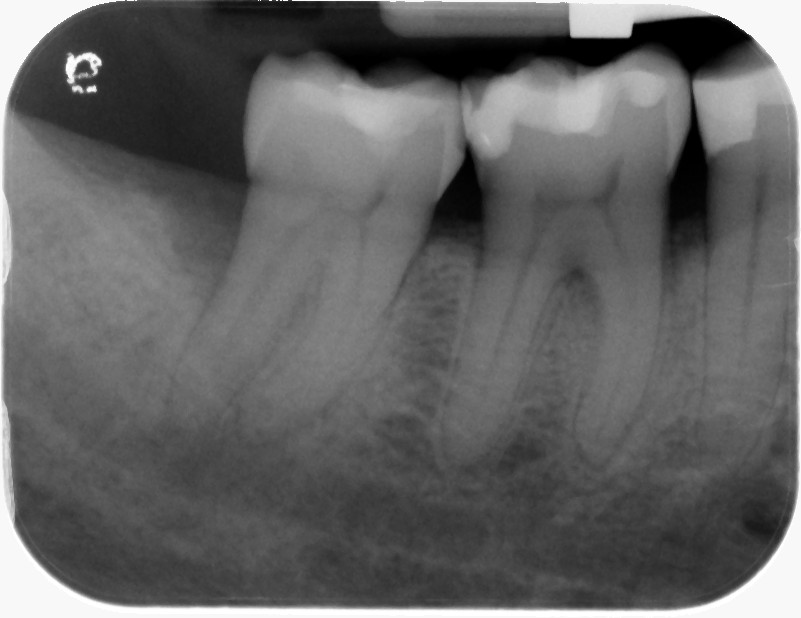
#> input picture sample_images/peri_images/sample_1.png, 801 x 618 px; its folder holds only this picture in this run
$ jupyter execute --allow-errors bone_area_tooth_cej_masks_from_peri.ipynb   (shell and % lines are left out)
#> lines starting #> are read from the running program, lines starting #| are printed output that depends on the picture
# Import Necessary Packages

[cell 1]
from IPython.display import display, Markdown, clear_output
import ipywidgets as widgets
import numpy as np
import tensorflow as tf
import cv2
import os
from tensorflow.keras import layers
from scipy.interpolate import splprep, splev
from tensorflow import keras
keras.backend.set_image_data_format('channels_last')
#> (this line was passed over: tensorflow is not available in this run)
import pandas as pd
import numpy
from pathlib import Path
from scipy.spatial import distance
import math
import sys
from scipy.ndimage import gaussian_filter
from random import choice
import time
import panel as pn
pn.extension()
#> (this line was passed over: panel is not available in this run)
#> further down, image is the input picture: shape (618, 801, 3); min 0, max 255, mean 99.3
from tensorflow.keras.models import Model, Sequential, load_model


from imutils import perspective
from scipy.spatial import distance as dist
import matplotlib.pyplot as plt
import cv2
import os
from PIL import Image
from scipy.spatial import distance

# Load function for pre and post processing

[cell 2]
# [105 lines left out: functions remove_text_file, find_start_position, find_continuous_line, find_continuous_line_for_tooth_bone_area, findIntersection, show_mask, not called in this run]

# Load model weights for bone area, tooth and CEJ line Masks

#> (a cell that did not finish here is left out)

# Bone Area Prediction

[cell 4]
def bone_area_prediction(image_file_name):

#> called with image_file_name = 'sample_1.png'
    image = cv2.imread('sample_images/peri_images/'+ image_file_name)

    IMG_HEIGHT = 128
    IMG_WIDTH = 128
    IMG_CHANNELS = 3
    X_test = np.zeros((1, IMG_HEIGHT, IMG_WIDTH, IMG_CHANNELS), dtype=np.uint8)

    img = cv2.applyColorMap(image, cv2.COLORMAP_JET)
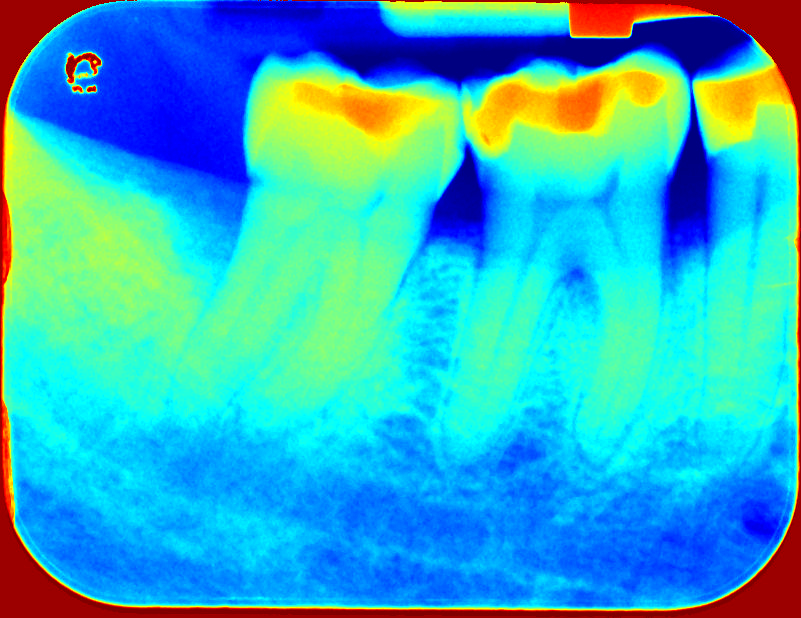
#> img: shape (618, 801, 3); mean B, G, R 195.1, 176.1, 50.8
    img = cv2.resize(img, (IMG_HEIGHT, IMG_WIDTH))
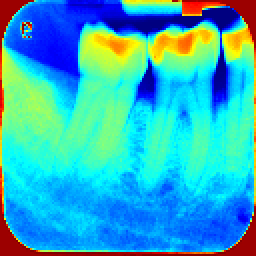
#> img: shape (128, 128, 3) (shown 2 times larger); mean B, G, R 195, 176.2, 51
    X_test[0] = img
    prediction_for_test = pretrianed_bone_area_model.predict(X_test, verbose=1)
    temp = prediction_for_test[0,:,:,0]
    cv2.imwrite('test.png',temp)
    img_y = cv2.imread('test.png',0)
    img_y = show_mask(img_y)
    img_y = cv2.resize(img_y,(image.shape[1],image.shape[0]))
    img = cv2.GaussianBlur(img_y,(5,5),1)
    ret,thresh = cv2.threshold(img,127,255,0)
    contours, hierarchy = cv2.findContours(thresh,cv2.RETR_TREE,cv2.CHAIN_APPROX_SIMPLE)

    contoursSorted = sorted(contours, key=lambda x: cv2.contourArea(x), reverse = True)
    img_color = np.zeros((image.shape[0], image.shape[1], 3))

    smoothened = []

    for c in contoursSorted:
        #if (cv2.contourArea(c)>5000):
        if (cv2.contourArea(c)>40000):
            x,y = c.T
            x = x.tolist()[0]
            y = y.tolist()[0]
            tck, u = splprep([x,y], u=None, s=1.0, per=1)
            u_new = numpy.linspace(u.min(), u.max(), 70)
            x_new, y_new = splev(u_new, tck, der=0)
            res_array = [[[int(i[0]), int(i[1])]] for i in zip(x_new,y_new)]
            smoothened.append(numpy.asarray(res_array, dtype=numpy.int32))
            cv2.fillPoly(img_color,smoothened,color = (255,255,255))
    cv2.imwrite('sample_images/masks/'+ 'bone_area_'+image_file_name, img_color)

# Tooth Prediction

[cell 5]
# [42 lines left out: function tooth_prediction, not called in this run]

# CEJ line Predicion

[cell 6]
# [57 lines left out: function cej_line_prediction, not called in this run]

# Display Sample Image and corresponding bone area, tooth and CEJ line Masks

[cell 7]
image_file_name = 'sample_1.png'
image = cv2.imread('sample_images/peri_images/'+ image_file_name)

#> (the rest of this cell did not finish here and is left out)

[cell 8]
image_file_name = 'sample_1.png'
image = cv2.imread('sample_images/peri_images/'+ image_file_name)
bone_area_masks = cv2.imread('sample_images/masks/'+ 'bone_area_'+  image_file_name)
tooth_masks = cv2.imread('sample_images/masks/'+ 'tooth_'+  image_file_name)
cej_masks = cv2.imread('sample_images/masks/'+ 'cej_line_'+  image_file_name)


plt.figure(figsize = (10,10))
#> (this line was passed over: IPython is not available in this run)
plt.title("Original Peri Image",fontsize = 40)
#> (this line was passed over: IPython is not available in this run)
plt.imshow(image, cmap= 'gray')
#> (this line was passed over: IPython is not available in this run)

plt.figure(figsize = (10,10))
#> (this line was passed over: IPython is not available in this run)
plt.title("Bone Area Mask",fontsize = 40)
#> (this line was passed over: IPython is not available in this run)
